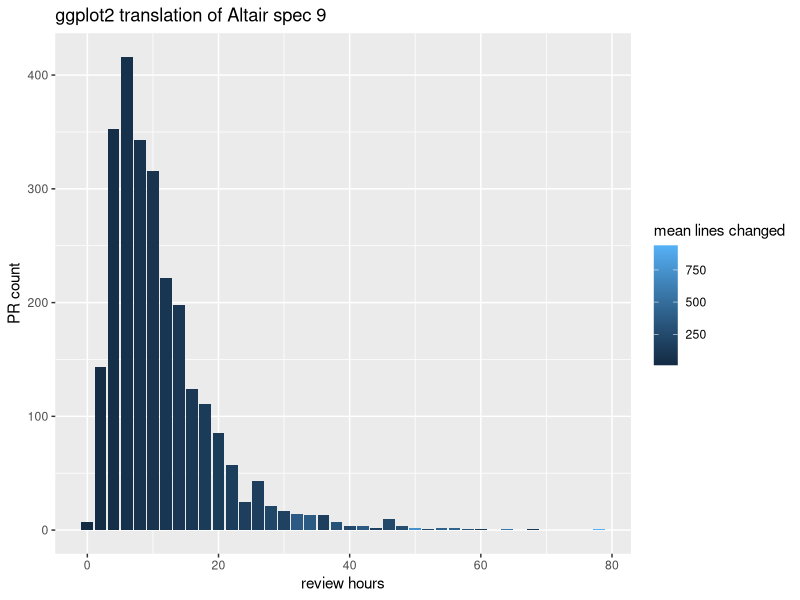
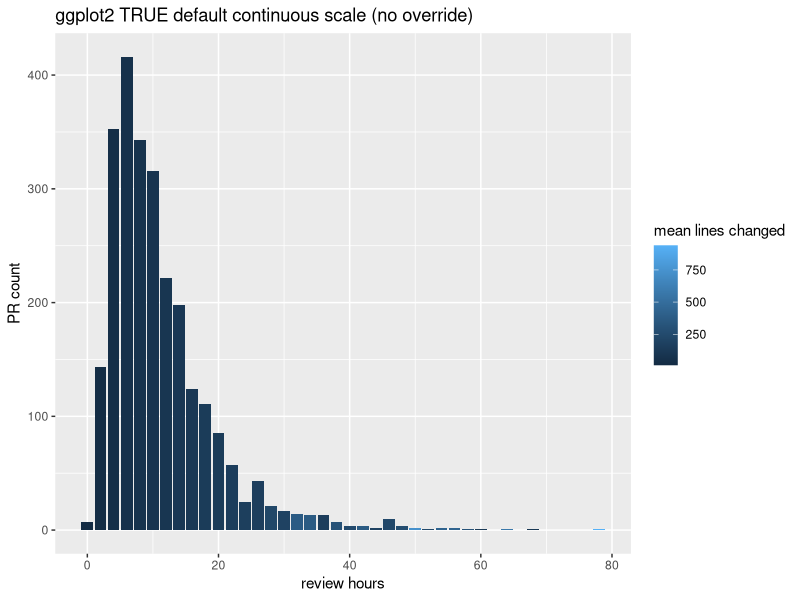

Source code (R) for these figures, in order:
library(ggplot2)
library(dplyr)

df <- read.csv("pr_data.csv")

# --- everything below is unchanged from translated_spec9.R (the raw LLM output) ---

df_binned <- df %>%
  mutate(hours_bin = floor(hours / 2) * 2) %>%
  group_by(hours_bin) %>%
  summarise(
    count = n(),
    mean_lines = mean(lines)
  )

p <- ggplot(df_binned, aes(x = hours_bin, y = count, fill = mean_lines)) +
  geom_col() +
  scale_fill_gradient(low = "#132B43", high = "#56B1F7") +
  labs(x = "review hours", y = "PR count", fill = "mean lines changed",
       title = "ggplot2 translation of Altair spec 9")

ggsave("spec9_ggplot2.png", p, width = 6, height = 4.5, dpi = 120)
cat("saved spec9_ggplot2.png\n")

# also save the same chart with the un-overridden ggplot2 default (removing
# the explicit scale_fill_gradient call) to see ggplot2's TRUE default,
# for a fair comparison against Altair's true default rendered earlier
p_default <- ggplot(df_binned, aes(x = hours_bin, y = count, fill = mean_lines)) +
  geom_col() +
  labs(x = "review hours", y = "PR count", fill = "mean lines changed",
       title = "ggplot2 TRUE default continuous scale (no override)")
ggsave("spec9_ggplot2_truedefault.png", p_default, width = 6, height = 4.5, dpi = 120)
cat("saved spec9_ggplot2_truedefault.png\n")
